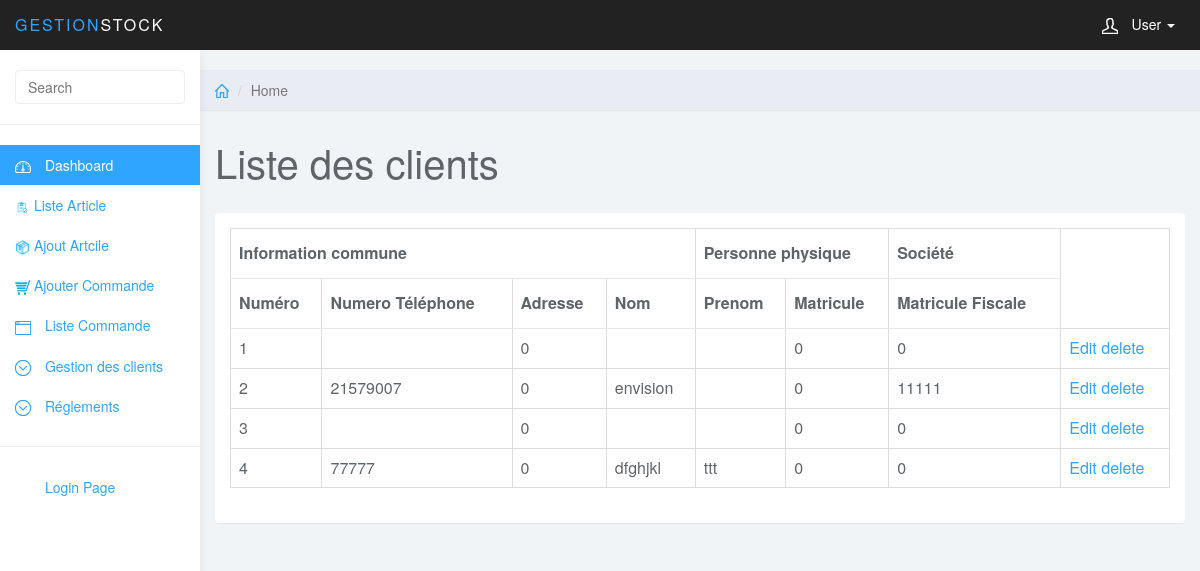
/index.controller.php?action=listeClient&controller=client (signed in), run on the app's committed database.
### tables this page shows
CREATE TABLE `client` (
  `id` int(11) NOT NULL,
  `num_tel` varchar(8) NOT NULL,
  `adr_client` int(50) NOT NULL,
  `type_id` char(1) NOT NULL,
  `mat_fiscale` int(10) NOT NULL,
  `mat_client` int(8) NOT NULL,
  `nom_client` varchar(20) NOT NULL,
  `prenom_client` varchar(20) NOT NULL
);

### models/client.class.php (called while the page is built, shortened)
<?php
class Client
{
	public function getAll($cnx)
	{
		$query = 'SELECT * FROM client';
		$tab=$cnx->query($query)->fetchAll(PDO::FETCH_OBJ);
		return $tab;
	}
}
?>

### views/client/client_liste.php (the view, shortened to what this page needs)
<?php include('include/header.php') ?>
	<div class="col-sm-9 col-sm-offset-3 col-lg-10 col-lg-offset-2 main">
		<div class="row">
			<ol class="breadcrumb">
				<li><a href="index.controller.php?action=dashboard&controller=admin"><svg class="glyph stroked home"><use xlink:href="#stroked-home"></use></svg></a></li>
				<li class="active">Home</li>
			</ol>
		</div>
		<div class="row">
			<div class="col-lg-12">
				<h1 class="page-header">Liste des clients</h1>
			</div>
		</div>
		<div class="row">
			<div class="col-lg-12">
				<div class="panel panel-default">
					<div class="panel-body">
						<table class="table table-bordered" >
						    <thead>
								<tr>
								   <th colspan="4" scope="colgroup">Information commune</th>
								   <th colspan="2" scope="colgroup">Personne physique</th>
								   <th colspan="1" scope="colgroup">Société</th>
								</tr>
								 <tr>
								   <th>Numéro</th>
								   <th>Numero Téléphone</th>
								   <th>Adresse</th>
								   <th>Nom</th>
								   <th scope="col">Prenom</th>
								   <th scope="col">Matricule</th>
								   <th scope="col">Matricule Fiscale</th>
								 </tr>
							</thead>
							<?php foreach ($res as $client) { ?>
							<tr>
							<td><?php echo $client->id; ?></td>
							<td><?php echo $client->num_tel; ?></td>
							<td><?php echo $client->adr_client; ?></td>
							<td><?php echo $client->nom_client; ?></td>
							<td><?php echo $client->prenom_client; ?></td>
							<td><?php echo $client->mat_client; ?></td>
							<td><?php echo $client->mat_fiscale; ?></td>
							<td>
							<a href="index.controller.php?controller=client&action=showEdit&id=<?php echo $client->id; ?>">Edit</a>
							<a href="index.controller.php?controller=client&action=supp&id=<?php echo $client->id; ?>"> delete</a>
							</td>
							</tr>
								<?php }?>
						</table>
					</div>
				</div>
			</div>
		</div>
	</div>

### css/styles.css (style rules this page uses)
body { background: #f1f4f7; padding-top: 50px; color: #5f6468; }
a, a:hover, a:focus { color: #30a5ff; }
h1, h2, h3, h4, h5, h6 { color: #5f6468; }
h1 { font-weight: 300; font-size: 40px; }
.panel { border: 0; }
.breadcrumb { border-radius: 0; padding: 10px 15px; background: #e9ecf2; box-shadow: 0 1px 1px rgba(0, 0, 0, .05); margin: 0 ; }
h1.page-header { margin-top: 30px; border-bottom: 0; }
.table { background: #fff; }
.table>thead>tr>th { border-bottom: 1px solid #e6e7e8; vertical-align: middle; height: 50px; }
.breadcrumb .glyph { height: 14px; width: 14px; margin: -2px 0 0 0; stroke-width: 4px; }

### data on the page
client: id "1", adr_client "0", mat_client "0", mat_fiscale "0"
client: id "2", num_tel "21579007", adr_client "0", nom_client "envision", mat_client "0", mat_fiscale "11111"
client: id "3", adr_client "0", mat_client "0", mat_fiscale "0"
client: id "4", num_tel "77777", adr_client "0", nom_client "dfghjkl", prenom_client "ttt", mat_client "0", mat_fiscale "0"
